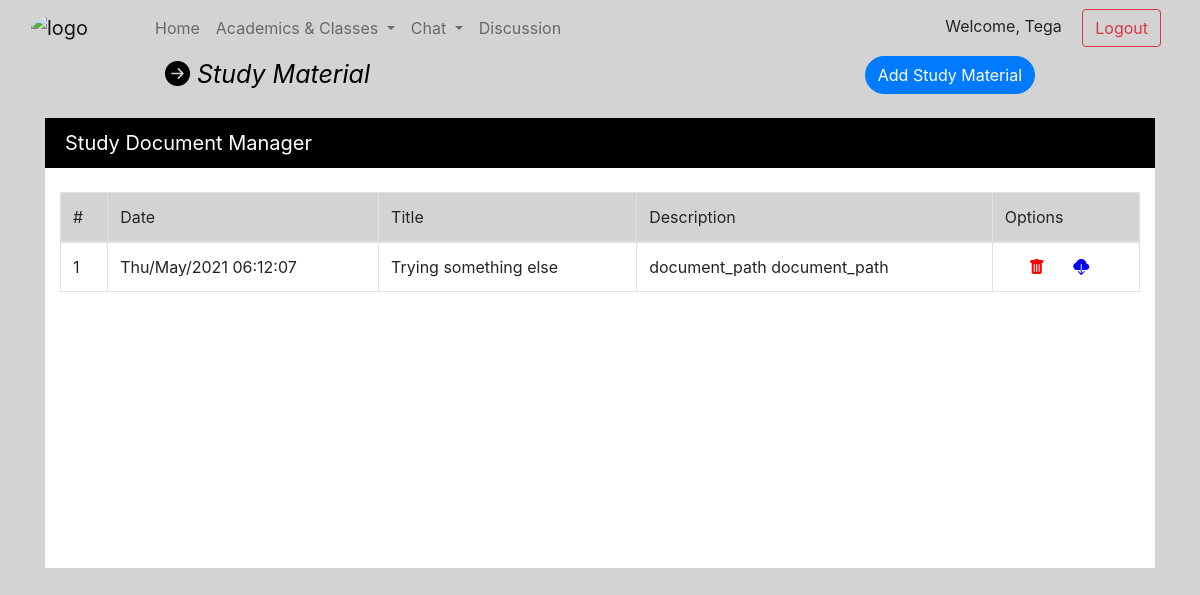
The page /study_manager.php (signed in) on the database its author committed.
### tables this page shows
CREATE TABLE `study_material` (
  `id` int(11) NOT NULL,
  `owner_id` int(11) NOT NULL,
  `title` varchar(255) NOT NULL,
  `description` varchar(255) NOT NULL,
  `document_path` varchar(255) NOT NULL,
  `uploaded_at` datetime NOT NULL DEFAULT current_timestamp()
);

### study_manager.php (the view, shortened to what this page needs)
<!doctype html>
<html>
   <head>
      <link rel="stylesheet" href="assets/css/gou_css.css">
      <link rel="stylesheet" href="assets/css/bootstrap.min.css">
      <link rel="stylesheet" href="assets/font/css/fontawesome.min.css">
      <link href="assets/font/css/fontawesome.css" rel="stylesheet">
      <link href="assets/font/css/brands.css" rel="stylesheet">
      <link href="assets/font/css/solid.css" rel="stylesheet">
      <link rel="stylesheet" href="https://cdn.jsdelivr.net/npm/bootstrap-icons@1.5.0/font/bootstrap-icons.css">
   </head>
   <body class="div_color">
      <div class="container-fluid">
           <?php
                include('includes/header.php');
				include('includes/study-manager-include.php');
           ?>
         <i class="bi bi-arrow-right-circle-fill" style="font-size: 25px;
            color: black; margin-left: 150px;">  Study Material</i>
         <a type="button" class="btn float-right btn-primary"
			style="color: white; border-radius:50px; margin-right: 150px;"
			data-toggle="modal" data-target="#myModal">
			Add Study Material
		 </a>
         <div class="container mt-4">
            <div class="board" style="width: 100%; height: 450px; background-color: white;">
               <div class="board2 " style="width: 100%; height: 50px; color: white; background-color: black;
                  font-size: 20px; padding-left: 20px; padding-top: 10px;">
                  Study Document Manager
               </div>
               <div class="container mt-4 table-responsive">
                  <table class="table table-bordered">
                     <tr class="div_color">
                        <td >#</td>
                        <td>Date</td>
                        <td>Title</td>
                        <td>Description</td>
                        <td>Options</td>
                     </tr>
					 <tbody>
						<?php
							$sql = "SELECT * FROM study_material WHERE true";
							$result = mysqli_query($conn, $sql);
							$count = 1;
							while($row = mysqli_fetch_array($result)) {
								$uploaded_at = $row['uploaded_at'];
								$date = strtotime($uploaded_at);
								echo '<tr>
										<td >'.$count.'</td>
										<td>'.date("D/M/Y h:i:s", $date).'</td>
										<td>'.$row['title'].'</td>
										<td>'.$row['description'].'</td>
										<td>
											<i title="Delete" class="bi bi-trash-fill mx-4" style="color:red"></i>
											<i title="Download" class="bi bi-cloud-download-fill" style="color:blue"></i>
										</td>
									</tr>';
							}
						?>
					 </tbody>
                  </table>
               </div>
            </div>
         </div>
      </div>
   </body>
</html>

### assets/css/gou_css.css (style rules this page uses)
.div_color { background-color: lightgray; }

### rows shown on the page
study_material: uploaded_at "Thu/May/2021 06:12:07", title "Trying something else", description "document_path document_path"

### other values the page prints
$_SESSION["s_firstname"] "Tega"
